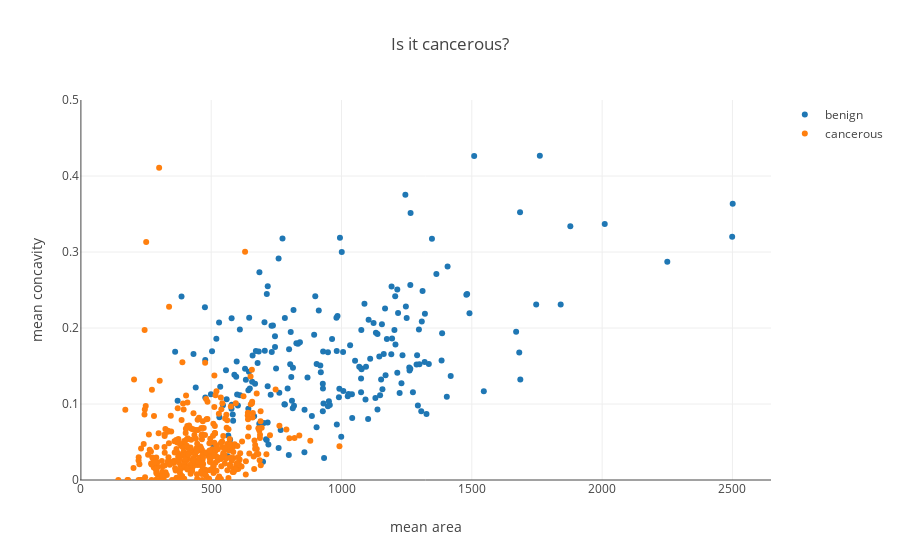

The code cell stored with this chart in its notebook:
### Code cell
cancerous_trace = trace_values(x_values=mean_area_c, y_values=mean_concavity_c, name = 'cancerous')
non_cancerous_trace = trace_values(x_values=mean_area_nc, y_values=mean_concavity_nc, name = 'benign')
layout = {'xaxis': {'title': 'mean area'}, 'yaxis': {'title': 'mean concavity', 'range': [0, .5]}, 'title': 'Is it cancerous?'}

plot([non_cancerous_trace, cancerous_trace], layout = layout)

### Figure 1 — Plotly figure (JSON) as saved in the notebook; plotly's stock layout.template omitted (floating-point values rounded to 4 significant figures; data arrays with more than 128 entries replaced by an {"elided": "..."} marker saying what was removed)
{"data": [{"mode": "markers", "name": "benign", "text": [], "type": "scatter", "uid": "71aa49ca-14f2-4ab3-a59c-9be84959efdc", "x": {"elided": "212 float values"}, "y": {"elided": "212 float values"}}, {"mode": "markers", "name": "cancerous", "text": [], "type": "scatter", "uid": "0fbe2fad-330e-4a18-91e0-a5dea08d6222", "x": {"elided": "357 float values"}, "y": {"elided": "357 float values"}}], "layout": {"autosize": true, "title": {"text": "Is it cancerous?"}, "xaxis": {"autorange": true, "range": [1.989, 2643.0], "title": {"text": "mean area"}, "type": "linear"}, "yaxis": {"range": [0, 0.5], "title": {"text": "mean concavity"}, "type": "linear"}}}
